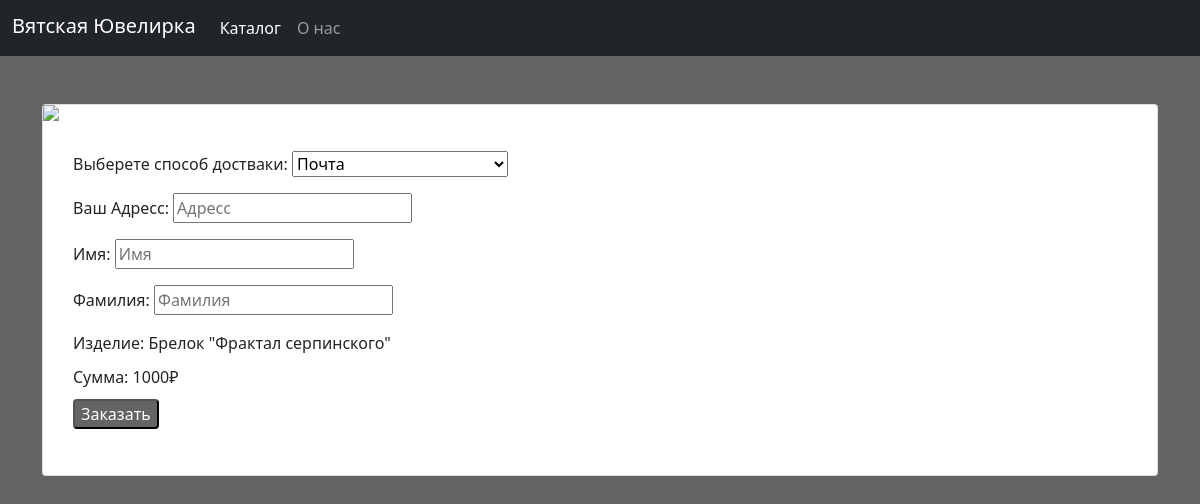
The page /order/1 on the database as committed earlier.
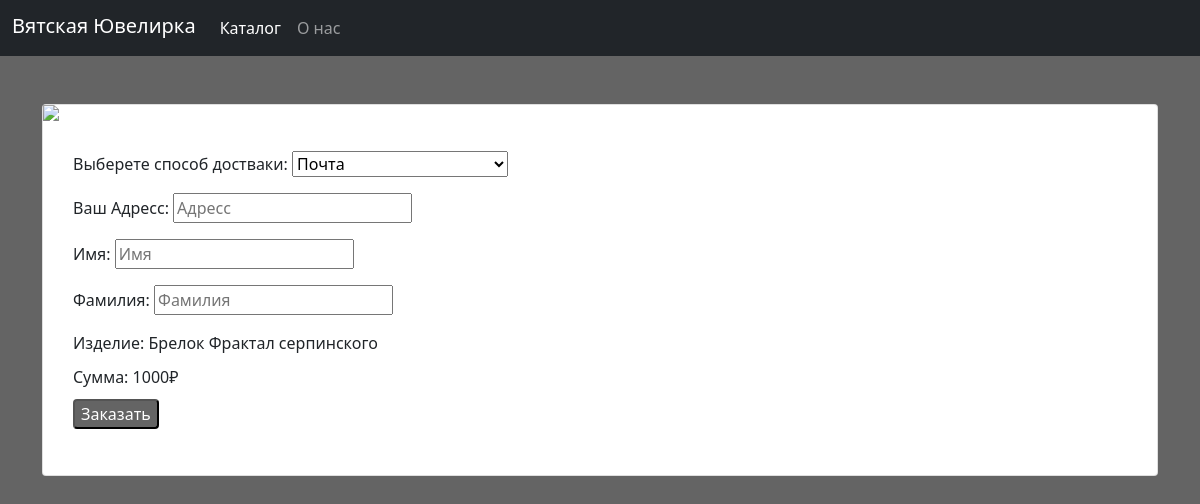
The same page on the database as committed later.
### main/models.py (models this page shows)
class Collection(models.Model):
    type = models.CharField(max_length=50)
    metal = models.CharField(blank=True, null=True,max_length=50)
    gems = models.CharField(blank=True, null=True,max_length=50)
    mass = models.TextField(blank=True, null=True)  # This field type is a guess.
    price = models.IntegerField(db_column='price ', blank=True, null=True)  # Field renamed to remove unsuitable characters. Field renamed because it ended with '_'.
    volume_product = models.IntegerField(blank=True, null=True)
    chapter = models.ForeignKey(ChapterTable, models.DO_NOTHING, db_column='chapter', blank=True, null=True)
    photo_kit = models.ForeignKey('Gallary', models.DO_NOTHING, db_column='photo_kit', blank=True, null=True)
    description = models.TextField(blank=True, null=True)  # This field type is a guess.
    class Meta:
        managed = False
        db_table = 'collection'

### main/views.py (the view)
# urls.py: path('order/<int:correct_id>',views.create,name = 'order'),
def create(request,correct_id):
    correct_product = Collection.objects.all()[correct_id - 1]
    """    error = ''
    if request.method == 'POST':
        form = OrderForm(request.POST)
        form1 = UserForm(request.POST)
        if form.is_valid() and form1.is_valid():
            form.save()
            form1.save()
            return redirect('catalog')
        else:
            error = "Неверно заполнена форма"
    orderfilds = OrderForm()
    Userfilds = UserForm()"""
    if request.method == "POST":
        form = OrderForm(request.POST)
        if form.is_valid():
            method_dlivery = form.cleaned_data.get('method_delivery')
            adress = form.cleaned_data.get('adress')
            name = form.cleaned_data.get('name')
            surname = form.cleaned_data.get('surname')
            if 'createb' in request.POST:
                print(adress)
                sqlite_connection = sqlite3.connect('mybd.sqlite3')
                cursor = sqlite_connection.cursor()
                sqlite_select_query = f"insert into [order](method_delivery,product,price_order,address,user_name,user_surname) " \
                                      f"values ({method_dlivery}, {correct_id},{str(correct_product.price)},'{str(adress)}','{str(name)}','{str(surname)}')"
                print(sqlite_select_query)
                cursor.execute(sqlite_select_query)
                sqlite_connection.commit()
                cursor.close()
            return redirect('/')
    else:
        form = OrderForm()
    return render(request, 'main/order.html',{'form':form,'product':correct_product})

### main/forms.py
class OrderForm(forms.Form):
    method_delivery = forms.ChoiceField(label="Выберете способ достваки",
                                             choices=((1, 'почта'), (2, 'транспортная компания'), (3, 'курьер')))
    method_delivery = forms.TypedChoiceField(label="Выберете способ достваки", choices=((1, 'Почта'), (2, 'Транспортная Компания'), (3, 'Курьер')))
    adress = forms.CharField(label='Ваш Адресс',widget=forms.TextInput(attrs={"placeholder": "Адресс"}))
    name = forms.CharField(label='Имя', widget=forms.TextInput(attrs={"placeholder": "Имя"}))
    surname = forms.CharField(label='Фамилия', widget=forms.TextInput(attrs={"placeholder": "Фамилия"}))

### main/templates/main/order.html (shortened to what this page needs)
<{% extends 'main/base.html' %}
{%load static%}
{% block content %}
<div class="card">
    <form method="post">
        <div class="tab-pane active" id="pic-1"><img src="..\static\main\img\{{ product.photo_kit.minor_3 }}" />
        <div style="margin: 30px">
            {{form.as_p}}
        Изделие: {{product.type}}<br>
            <div style="margin-top: 10px">
        Сумма: {{product.price}}₽<br>
                </div>
            <div style="margin-top: 10px">
        <button type="submit" style="border-radius: 4px;background-color: #646464;;color: white;" name="createb" >Заказать</button>
        </div>
{% endblock %}

Rows that differ between the two databases and show on the page:
changed Collection: type "Брелок \"Фрактал серпинского\"" → "Брелок Фрактал серпинского"
